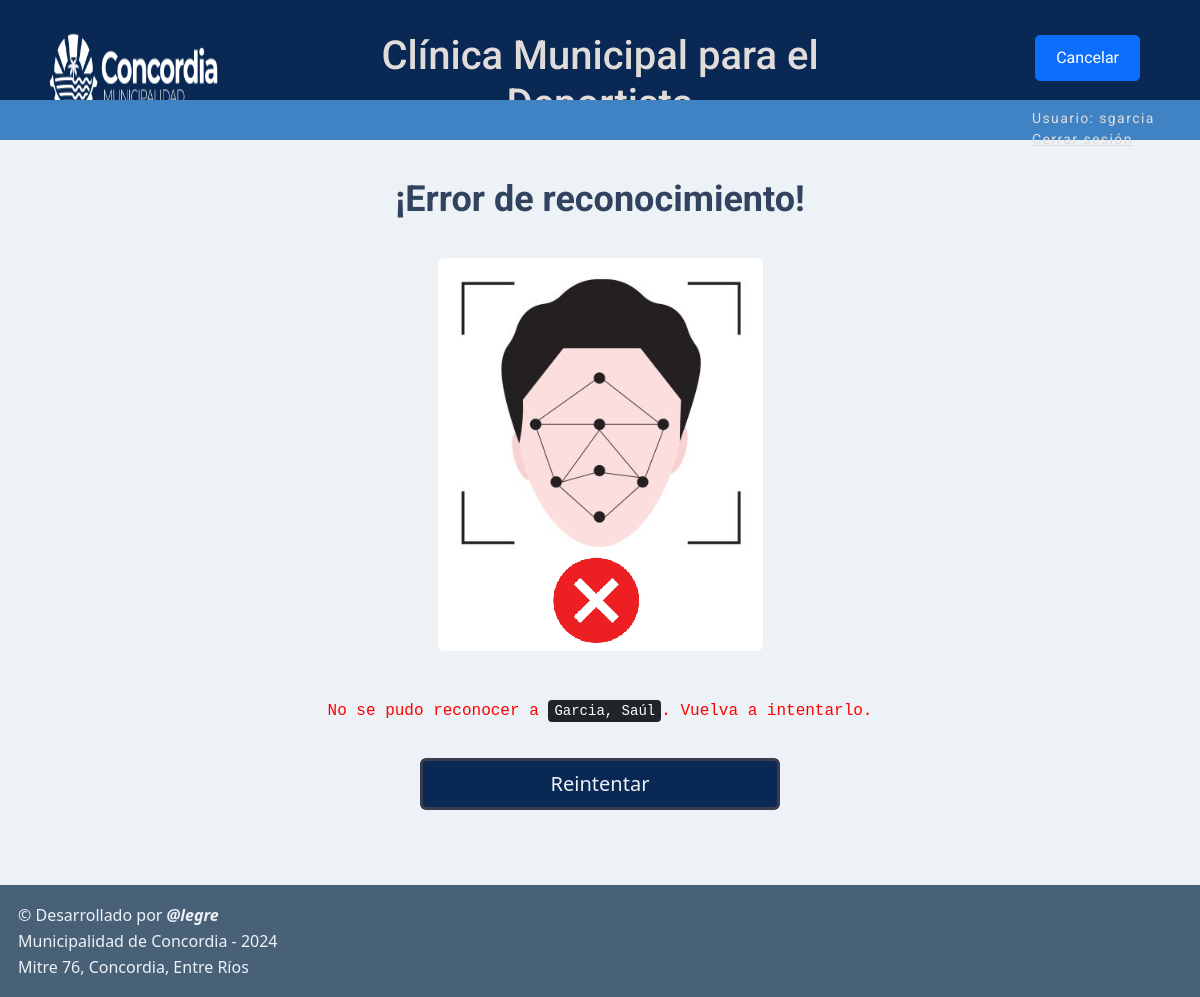
The app's page /clinica/error-reconocimiento/4/ (signed in) with its own data.
### main/models.py (models this page shows, shortened)
class Usuario(AbstractBaseUser):
    username = models.CharField('Usuario', unique=True, max_length=15)
    user_temp = models.BooleanField(default=True)
    user_active = models.BooleanField(default=True)
    user_admin = models.BooleanField(default=False)
    apellido = models.CharField('Apellido', max_length=20, null=True, blank=True)
    nombres = models.CharField('Nombre', max_length=30, null=True, blank=True)
    medico = models.BooleanField(default=False)
    dni = models.IntegerField('DNI', null=True, blank=True)
    tipo_matricula = models.CharField('Matrícula', max_length=4, choices=TIPO_MATRICULA_CHOISE, null=True, blank=True)
    matricula = models.CharField('Número', max_length=10, null=True, blank=True)
    especialidad = models.CharField('Especialidad', max_length=20, null=True, blank=True)
    telefono = models.IntegerField('Teléfono', null=True, blank=True)
    mail = models.EmailField('Correo Electrónico', max_length=50, null=True, blank=True)
    image = models.ImageField('Foto de perfil', upload_to='images/', null=True, blank=True)
    objects = UsuarioManager()
    USERNAME_FIELD = 'username'
    REQUIRED_FIELDS = ['dni', 'medico']
    class Meta:
        db_table = ''
        managed = True
        verbose_name = 'Usuario'
        verbose_name_plural = 'Usuarios'

### main/views.py (the view)
# urls.py: path('error-reconocimiento/<int:id>/', views.error_reconocimiento, name='error-reconocimiento'), # error en el reconocimiento
@csrf_protect
@login_required
def error_reconocimiento(request, id, template_name='main/error-reconocimiento.html'):
    usuario = request.user
    return render(request, template_name, {'usuario': usuario, 'deportista_id': id})

### templates/main/error-reconocimiento.html
{% extends 'main/base.html' %}
{% load static %}
{% block bloque_principal %}
    <a href={% url 'menu' %} class="btn btn-primary boton-flotante">Cancelar</a>
    <p class="tit-page">{% block titulo_principal %}¡Error de reconocimiento!{% endblock %}</p>
    <img src='{% static "img/no_face.png" %}' class="rounded mx-auto d-block not_found" alt="user_not_found">
    <samp>No se pudo reconocer a <kbd>{{ usuario.apellido }}, {{ usuario.nombres }}</kbd>. Vuelva a intentarlo.</samp>
    <a href="{% url 'evaluacion' deportista_id %}" class="btn btn-primary registrar">Reintentar</a>
    <div class='separador4'></div>
{% endblock %}

### templates/main/base.html (shortened to what this page needs)
<!DOCTYPE html>
{% load static %}
<html lang="es">
<head>
    <link href="https://cdn.jsdelivr.net/npm/bootstrap@5.3.3/dist/css/bootstrap.min.css" rel="stylesheet">
    <link rel="stylesheet" href="{% static 'css/styles_main.css' %}">
</head>
<body>
    <nav class="primero">
        <div class="container">
            <div class="row">
                <div class="col">
                    <a href="https://www.concordia.gob.ar/">
                    <img src='{% static "img/logo-muni.png" %}' alt="Municipalidad de Concordia" width='70%' height='75%'>
                    </a>
                </div>
                <div class="col-6 titulo-nav text-center">
                    <h1>Clínica Municipal para el Deportista</h1>
                </div>
                <div class="col">
                </div>
            </div>
        </div>
    </nav>
    <nav class="navbar segundo">
    {% if user.is_authenticated %}
        <span class='container logout'>
            Usuario: {{ user.username }} &nbsp;&nbsp;<a href={% url 'cerrar-sesion' %}>Cerrar sesión</a>
        </span>
    {% else %}
        <span class="fecha"></span>
        <script src='{% static "js/script.js" %}'></script>
    {% endif %}
    </nav>
    <div>
    {% block bloque_principal %}{% endblock %}
    </div>
    {% block footer %}
    <footer id="footer">
        <p class="copy">&copy; Desarrollado por <strong><em>@legre</em></strong></p>
        <p class="copy">Municipalidad de Concordia - 2024 </p>
        <p class="copy">Mitre 76, Concordia, Entre Ríos</p>
    </footer>
    {% endblock %}
</body>
</html>

### static/css/styles_main.css (style rules this page uses)
* { scroll-behavior: smooth; box-sizing: border-box; }
body { margin: 0%; background-color: #ecf2f5 ; }
.primero { background-color:#092954; height: 100px; }
.primero img { margin-top: 1.5rem; margin-left: 0; }
.titulo-nav { margin-top: 2rem; font-family: "Roboto", sans-serif; font-weight: 700; font-style: normal; color: #e1dcd9; }
.segundo { background-color: #3f83c5 ; height: 40px; }
.tit-page { padding: 0; text-align: center; margin-top: 2rem; font-family: "Roboto", sans-serif; font-weight: 700; font-style: normal; color: #32435f; font-size: 36px; }
.boton-flotante { position: fixed; top: 35px; right: 60px; font-family: "Roboto", sans-serif; padding: 10px 20px; border-radius: 5px; text-decoration: none; z-index: 999; }
.not_found { margin-top: 2rem; margin-bottom: 3rem; }
samp { display: block; margin: 2rem auto; text-align: center; color: red; }
.separador4 { display: block; height: 55px; width: 100%; }
#footer { color: #edf2f8; position: relative; width: 100%; padding: 1rem; background: #496177; bottom: 0; }
.copy { margin: 2px; }
.registrar { display: block; margin: 35px auto; width: 30%; padding: 8px; font-size: 20px; color: #edf2f8; background: #092954; border: 3px solid #3b3b4f; margin-bottom: 20px; }
.logout { padding-top: 0; margin-left: 85%; color: #e1dcd9; font-size: 14px; font-family: Roboto, Verdana, Geneva, Tahoma, sans-serif; letter-spacing: 0.1em; }
.logout a { color: #e1dcd9; margin: auto; padding-left: 0; margin-left: 0; }

### records on screen
Usuario: username "sgarcia", apellido "Garcia", nombres "Saúl"
